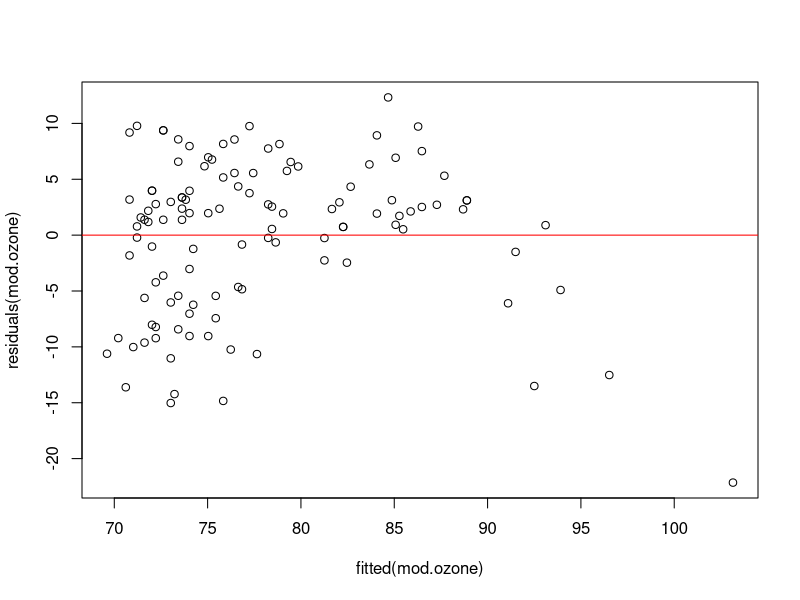
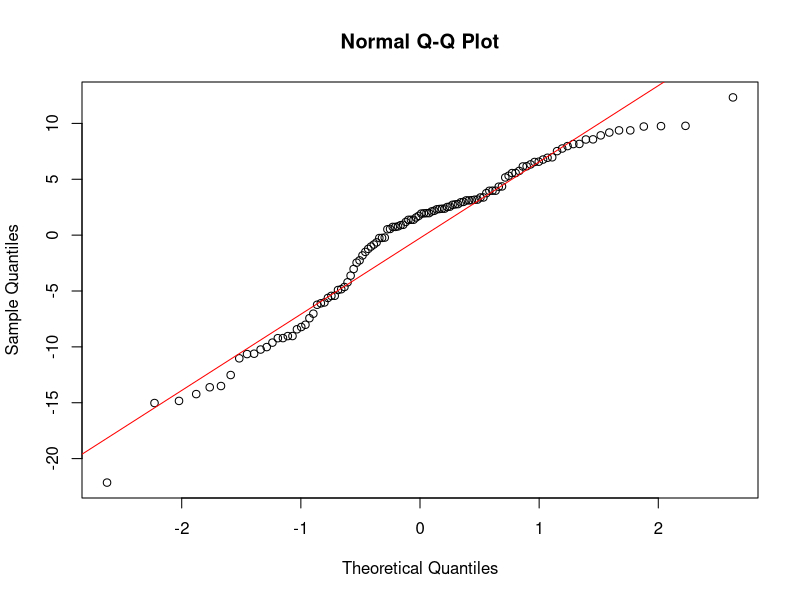

The R script that drew these images, in order:
## ---- chunk 1
knitr::opts_chunk$set(echo = TRUE)
## ---- chunk 2
data("airquality")
mod.ozone=lm(Temp~Ozone, data=airquality)
## ---- chunk 3
res = residuals(mod.ozone)
RSS = sum(res^2)
RSE = sqrt(RSS/summary(mod.ozone)$df[2])
## ---- chunk 4
MSE = RSS/summary(mod.ozone)$df[2]
MSE
## ---- chunk 5
anova(mod.ozone)
## ---- chunk 6
subAQ=airquality[!(is.na(airquality$Ozone)),]

mod3=lm(Temp~Ozone, data=subAQ)

res = residuals(mod3)
RSS = sum(res^2)
RSE = sqrt(RSS/summary(mod3)$df[2])

SSY = deviance(lm(subAQ$Temp~1))

adjusted.r2=1-(RSS/(116-2))/(SSY/(116-1))
adjusted.r2
## ---- chunk 7
summary(mod3)
## ---- chunk 8
library(lmtest)
## ---- chunk 9
dwtest(mod.ozone, alternative=c("two.sided"))
## ---- chunk 10
plot(residuals(mod.ozone)~fitted(mod.ozone))
abline(lm(residuals(mod.ozone)~fitted(mod.ozone)), col="red")
## ---- chunk 11
bptest(mod.ozone)
## ---- chunk 12
qqnorm(residuals(mod.ozone))
qqline(residuals(mod.ozone), col="red")

shapiro.test(residuals(mod.ozone))
